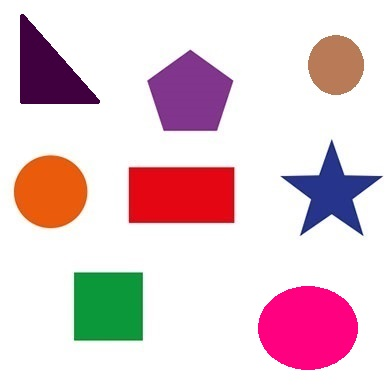
%> input picture img.jpg, 392 x 392 px
$ octave Identifying_Circles.m   (GNU Octave 9; MATLAB toolbox functions it lacks are replaced by stand-ins)
%> lines starting %> are read from the running program, lines starting %| are printed output that depends on the picture; in (x1, y1, x2, y2) boxes, pixels count from 0 and x2, y2 are one past the last pixel; in counts of white or black regions, pixels touching at a corner belong together; the program's own positions count from 1
%Original Image
RGB = imread('img.jpg');
%> RGB is the input picture: size 392x392x3 uint8; mean R, G, B 230.2, 207, 213.3
imshow(RGB),title('Original Image');

I = rgb2gray(RGB);
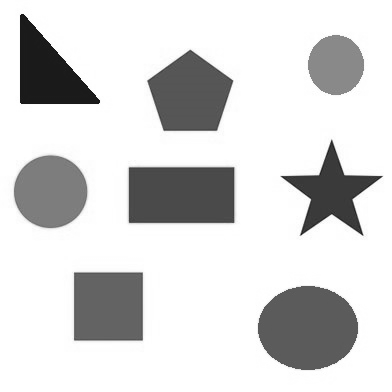
%> I: size 392x392 uint8; min 20, max 255, mean 214.7
figure, imshow(I),title('Gray Image');
threshold = graythresh(I);
%> threshold = 0.667
bw = imbinarize(I,threshold);                %[imbinarize] is used instead of [im2bw]
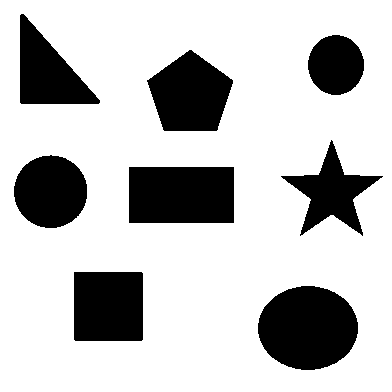
%> bw: size 392x392 logical; 76.4% white; 8 black regions, largest, box (x1, y1, x2, y2) and area: (258, 286, 358, 370) 6576, (129, 167, 234, 223) 5880, (147, 50, 233, 131) 4853
figure, imshow(bw);

%Edge detection
bb= edge(bw,'canny');
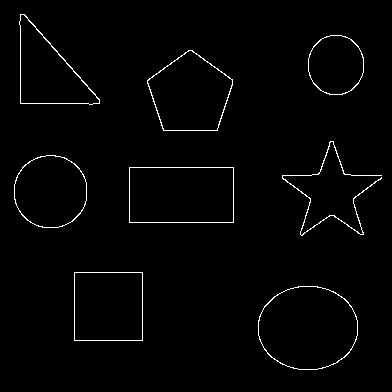
%> bb: size 392x392 logical; 1.6% white in thin lines or dots, all inside (x1, y1, x2, y2) = (14, 14, 382, 370)
imshow(bb),title('BW with edge detection')

% filling holes & gaps of the objects
se = strel('disk',2);
bw1 = imclose(bb,se);
bw2 = imfill(bw1,'holes');
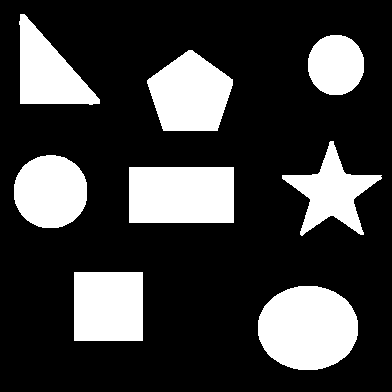
%> bw2: size 392x392 logical; 24.1% white; 8 white regions, largest, box (x1, y1, x2, y2) and area: (258, 286, 358, 370) 6709, (129, 167, 234, 223) 5880, (147, 50, 233, 131) 4977
figure, imshow(bw2),title('BW Image after filling the holes');

[B,L] = bwboundaries(bw2,'noholes');
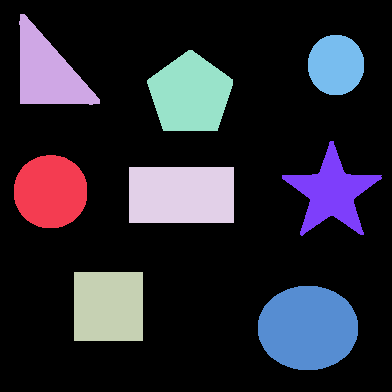
%> L: size 392x392 double; 9 distinct labels, from 0 to 8; one colour per label, 0 black
%> B = 8 boundaries; box (x1, y1, x2, y2) and points: (282, 141, 382, 236) 335, (129, 167, 234, 223) 319, (74, 272, 143, 341) 273, (258, 286, 358, 370) 264, (19, 14, 100, 105) 262, (147, 50, 233, 131) 241, (14, 155, 87, 228) 209, (308, 35, 364, 95) 165
figure, imshow(L);
imshow(label2rgb(L, @hsv, [.5 .5 .5]))       % Displaying the label matrix and draw each boundary
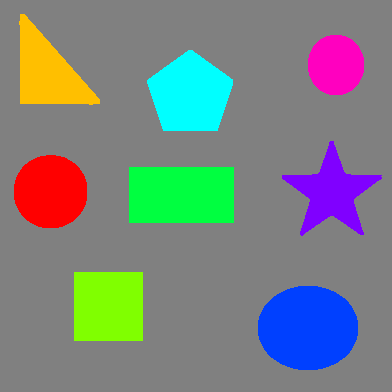
%> displayed picture: size 392x392x3, on the screen's scale of 0 to 255; mean R, G, B 122.4, 130.8, 128.5
hold on

stats = regionprops(L,'Area','Centroid','BoundingBox');
%> stats = 8 regions; box (x1, y1, x2, y2), Area and Centroid: (258, 286, 358, 370) 6709 [308.5 328.6], (129, 167, 234, 223) 5880 [182 195.5], (147, 50, 233, 131) 4977 [190.8 94.9], (74, 272, 143, 341) 4761 [109 307], (14, 155, 87, 228) 4283 [51.1 192.2], (19, 14, 100, 105) 3978 [48.4 72.9], (282, 141, 382, 236) 3702 [332.3 193.1], (308, 35, 364, 95) 2704 [336.5 65.5]

for k = 1:length(B)
 boundary = B{k};                             % obtaining (X,Y) boundary coordinates corresponding to label 'k'
 delta_sq = diff(boundary).^2;                % computing a simple estimate of the object's perimeter

 perimeter = sum(sqrt(sum(delta_sq,2)));

 area = stats(k).Area;                        % obtaining the area calculation corresponding to label 'k'
 metric = 4*pi*area/perimeter^2;              % computing the roundness metric
 metric_string = sprintf('%2.2f',metric);     % displaying the results

% marking objects above the threshold with a black circle
if metric > 0.89
  centroid = stats(k).Centroid;
  plot(centroid(1),centroid(2),'ko');
  bbox=stats(k).BoundingBox;
  rectangle('Position', [bbox(1)-5,bbox(2)-5,bbox(3)+15,bbox(4)+15],...
    'EdgeColor','r','LineWidth',2 );
end
  text(boundary(1,2)-35,boundary(1,1)+13,metric_string,'Color','K',...
    'FontSize',12,'FontWeight','bold');
end
%> this loop made 8 passes
%> (perimeter, area, metric, metric_string, centroid, bbox) on passes 1, 6, 8: (241.1, 4283, 0.926, '0.93', [51.12 192.2], [14.5 155.5 73 73]), (304.8, 6709, 0.907, '0.91', [308.5 328.6], [258.5 286.5 100 84]), (190.5, 2704, 0.936, '0.94', [336.5 65.52], [308.5 35.5 56 60])
%> (perimeter, area, metric, metric_string) on passes 2, 3, 4, 5, 7: (293.7, 3978, 0.579, '0.58'), (272, 4761, 0.809, '0.81'), (318, 5880, 0.731, '0.73'), (277.3, 4977, 0.813, '0.81'), (388.7, 3702, 0.308, '0.31')

title('Metrics closer to 1 indicate that the object is approximately round')
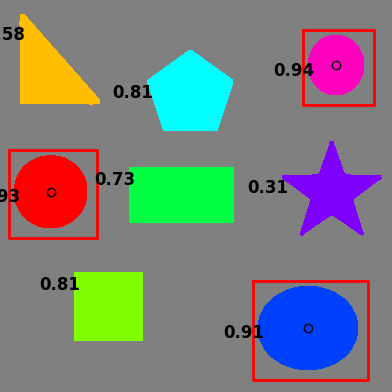
%> figure redrawn from the program's plot data; its title reads 'Metrics closer to 1 indicate that the object is approximately round'
